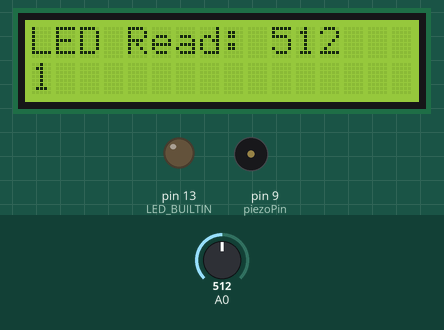
Bench run of a sketch on a simulated Arduino Uno, built with avr-gcc and run on an emulated ATmega328P. On the bench: 16×2 character LCD, output pins drawn as LEDs (lit = HIGH), buzzer (waves = sounding). The test bench sets the inputs (shaded band); at power-on: A0 = 512. What the sketch prints to the serial monitor is not drawn.

Above: at 1.2 s.
1.3 s: A0 set to 490
At 2.8 s:
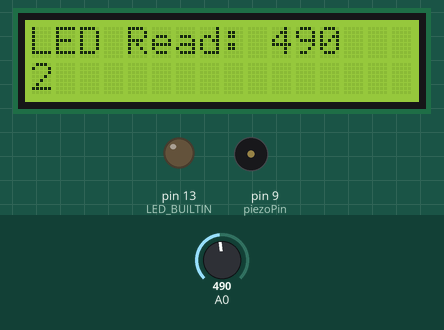
5.4 s: A0 set to 510
At 7.6 s:
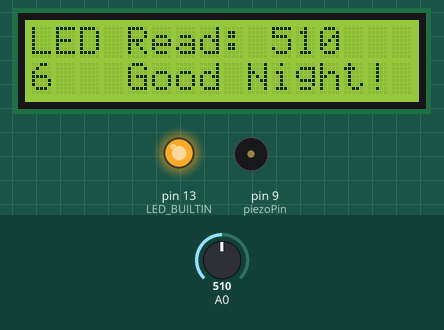
7.8 s: A0 set to 489
At 8.6 s:
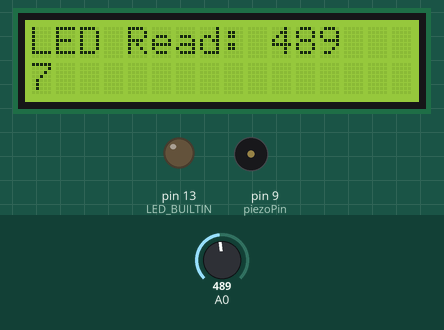
9.3 s: A0 set to 509
At 12.4 s:
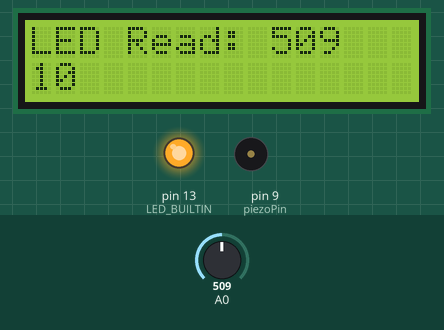
Timing chart, 0 to 13.9 s (numbered marks = the images above; inputs shaded):
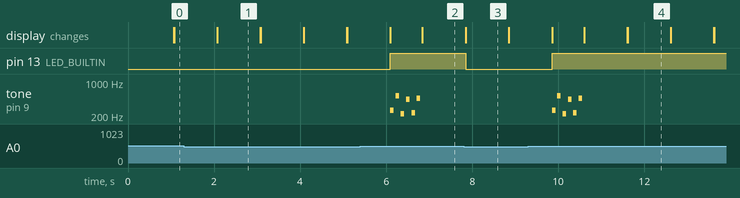

The sketch:

musical_nightlight_7.1.2.ino
```cpp
#include <LiquidCrystal.h>
#define NOTE_C4  262
#define NOTE_C5  523
#define NOTE_A3  220
#define NOTE_A4  440
#define NOTE_AS3 233
#define NOTE_AS4 466

const int piezoPin = 9;
bool hasplayed = true;
LiquidCrystal lcd(12, 11, 5, 4, 3, 2);
int seconds = 0;

void setup()
{
  pinMode(piezoPin, OUTPUT);
  pinMode(A0, INPUT);
  pinMode(LED_BUILTIN, OUTPUT);
  lcd.begin(16, 2);
  Serial.begin(9600);
}

void loop()
{
  int led_voltage = analogRead(A0);

  //when dark
  if (led_voltage >= 500 && !hasplayed){
    digitalWrite(LED_BUILTIN, HIGH);
    hasplayed = true;
    playMelody();
    lcd.setCursor(4,1);
    lcd.print("Good Night!");
  }

  //when light
  if (led_voltage <= 499){
    digitalWrite(LED_BUILTIN, LOW);
    hasplayed = false;
  }

  lcd.setCursor(0,0);
  lcd.print("LED Read: ");
  lcd.println(led_voltage);

  lcd.setCursor(0, 1);
  lcd.print(seconds);

  Serial.print("LED Voltage: ");
  Serial.println(led_voltage);
  Serial.print("Has Played: ");
  Serial.println(hasplayed);

  delay(1000);
  seconds += 1;
  lcd.clear();
}

/*
The following are _independent_ functions. DO NOT add them to setup() or loop()!
*/
int melody[] = {
  NOTE_C4, NOTE_C5, NOTE_A3, NOTE_A4, NOTE_AS3, NOTE_AS4
};

int noteDurations[] = {
  12, 12, 12, 12, 12, 12 //4 = quarter note, 8 = eighth note, 12 = 1/12 or triplet, etc.
};

void playMelody() {
  // Iterate over the notes of the melody
  for (int i = 0; i < sizeof(melody) / sizeof(melody[0]); i++) {
    int noteDuration = 1000 / noteDurations[i];
    tone(piezoPin, melody[i], noteDuration);

    // Pause for the note's duration plus a brief pause between notes
    int pauseBetweenNotes = noteDuration * 1.50;
    delay(pauseBetweenNotes);

    // Stop the tone after the note is played
    noTone(piezoPin);
  }
}
```

Measured:
- the behaviour switches between 499 and 500 on A0 (found by bisection; images 1 and 2)
- after the input at 5.4 s, pin 13 (LED_BUILTIN): LOW → HIGH after 0.69 s; tone on pin 9 (piezoPin): plays 262 Hz for 0.08 s, 523 Hz for 0.08 s, 220 Hz for 0.08 s, 440 Hz for 0.08 s, 233 Hz for 0.08 s, 466 Hz for 0.08 s, starting after 0.69 s
- after the input at 7.8 s, pin 13 (LED_BUILTIN): HIGH → LOW after 0.05 s
- after the input at 9.3 s, pin 13 (LED_BUILTIN): LOW → HIGH after 0.56 s; tone on pin 9 (piezoPin): plays 262 Hz for 0.08 s, 523 Hz for 0.08 s, 220 Hz for 0.08 s, 440 Hz for 0.08 s, 233 Hz for 0.08 s, 466 Hz for 0.08 s, starting after 0.56 s
- what the display in image 1 shows lasts 1.0 s, from 2.1 s to 3.1 s
